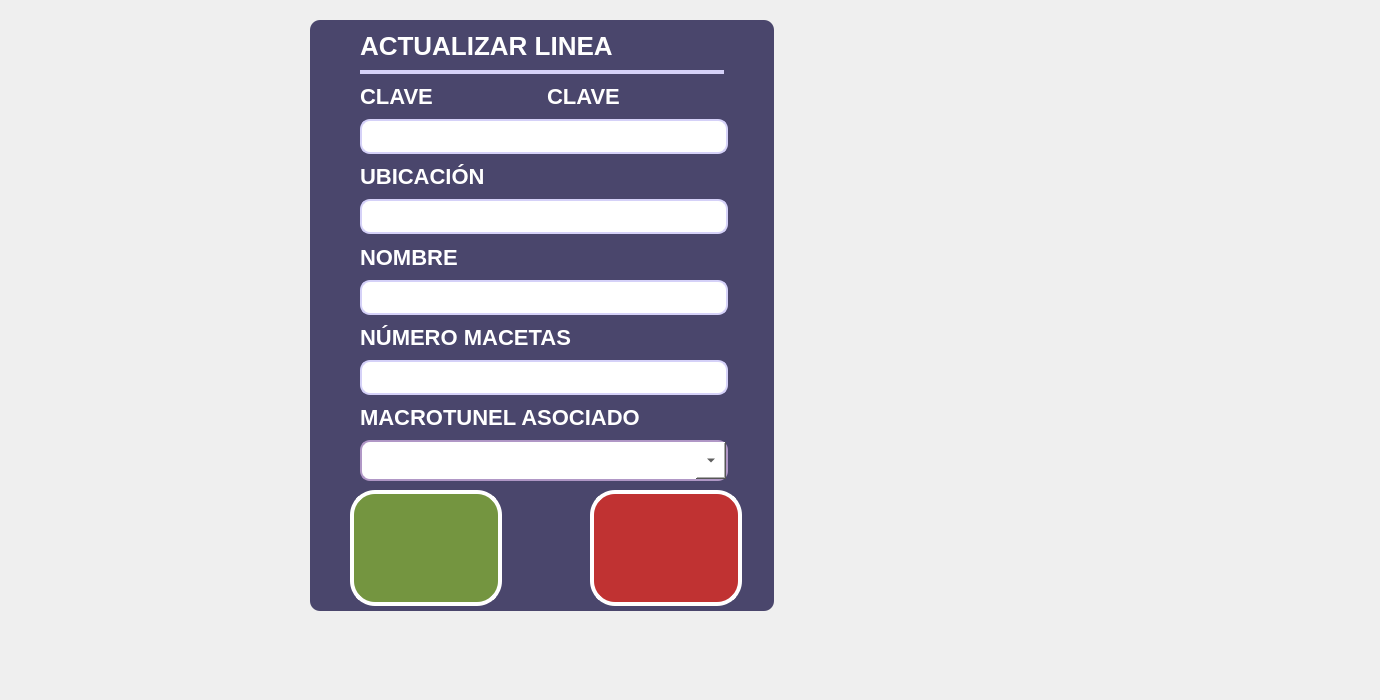
      <widget class="QWidget" name="page_20">
       <widget class="QLabel" name="Fondo_Lbl_19">
        <property name="geometry">
         <rect>
          <x>-50</x>
          <y>-20</y>
          <width>1371</width>
          <height>691</height>
         </rect>
        </property>
        <property name="font">
         <font>
          <family>Segoe UI</family>
          <pointsize>16</pointsize>
          <weight>75</weight>
          <bold>true</bold>
         </font>
        </property>
        <property name="styleSheet">
         <string notr="true">background-image: url(:/images/iconos/fondos/arandanos_fondo6.png);</string>
        </property>
        <property name="text">
         <string/>
        </property>
       </widget>
       <widget class="QWidget" name="widget_41" native="true">
        <property name="geometry">
         <rect>
          <x>300</x>
          <y>10</y>
          <width>481</width>
          <height>611</height>
         </rect>
        </property>
        <property name="styleSheet">
         <string notr="true"> border-radius: 10px; </string>
        </property>
        <widget class="QFrame" name="frame_4">
         <property name="geometry">
          <rect>
           <x>10</x>
           <y>10</y>
           <width>464</width>
           <height>591</height>
          </rect>
         </property>
         <property name="styleSheet">
          <string notr="true">background-color: rgb(74, 70, 108);
border-radius: 10px; </string>
         </property>
         <property name="frameShape">
          <enum>QFrame::StyledPanel</enum>
         </property>
         <property name="frameShadow">
          <enum>QFrame::Raised</enum>
         </property>
         <widget class="QLabel" name="ActualizarLinea_Lbl">
          <property name="geometry">
           <rect>
            <x>50</x>
            <y>10</y>
            <width>351</width>
            <height>31</height>
           </rect>
          </property>
          <property name="font">
           <font>
            <family>Segoe UI</family>
            <pointsize>-1</pointsize>
            <weight>81</weight>
            <bold>true</bold>
           </font>
          </property>
          <property name="styleSheet">
           <string notr="true">background-color: rgb(74, 70, 108);
color: white;  
font-family: &quot;Segoe UI&quot;;
font-size: 26px;
font-weight: 650; 


</string>
          </property>
          <property name="text">
           <string>ACTUALIZAR LINEA</string>
          </property>
         </widget>
         <widget class="QLabel" name="label_39">
          <property name="geometry">
           <rect>
            <x>50</x>
            <y>50</y>
            <width>364</width>
            <height>4</height>
           </rect>
          </property>
          <property name="styleSheet">
           <string notr="true">QLabel {
       background-color: rgb(213, 209, 248);
       border-radius: 20px;
       padding: 10px; 
    }</string>
          </property>
          <property name="text">
           <string/>
          </property>
         </widget>
         <widget class="QPushButton" name="ConfirmarLineaActualizada_Btn">
          <property name="geometry">
           <rect>
            <x>40</x>
            <y>470</y>
            <width>152</width>
            <height>116</height>
           </rect>
          </property>
          <property name="font">
           <font>
            <family>Segoe UI</family>
            <pointsize>16</pointsize>
            <weight>75</weight>
            <bold>true</bold>
           </font>
          </property>
          <property name="styleSheet">
           <string notr="true">QPushButton {

         background-color: #749540;
        /*border: 2px solid black;*/
		color: white;  /* Cambia el color de la fuente a blanco */
        border-radius: 25px;  /* Ajusta el valor para hacer las esquinas más o menos redondas */
        padding: 10px;  /* Ajusta el margen interno del QLabel */
		border: 4px solid white;
    }</string>
          </property>
          <property name="text">
           <string/>
          </property>
          <property name="icon">
           <iconset resource="../resources/resources.qrc">
            <normaloff>:/images/iconos/botones/check-mark.png</normaloff>:/images/iconos/botones/check-mark.png</iconset>
          </property>
          <property name="iconSize">
           <size>
            <width>92</width>
            <height>92</height>
           </size>
          </property>
         </widget>
         <widget class="QPushButton" name="Back_ActualizarLinea_Btn">
          <property name="geometry">
           <rect>
            <x>280</x>
            <y>470</y>
            <width>152</width>
            <height>116</height>
           </rect>
          </property>
          <property name="font">
           <font>
            <family>Segoe UI</family>
            <pointsize>16</pointsize>
            <weight>75</weight>
            <bold>true</bold>
           </font>
          </property>
          <property name="styleSheet">
           <string notr="true">QPushButton {

        background-color: #C03232;
        /*border: 2px solid black;*/
		color: white;  /* Cambia el color de la fuente a blanco */
        border-radius: 25px;  /* Ajusta el valor para hacer las esquinas más o menos redondas */
        padding: 10px;  /* Ajusta el margen interno del QLabel */
		border: 4px solid white;
    }</string>
          </property>
          <property name="text">
           <string/>
          </property>
          <property name="icon">
           <iconset resource="../resources/resources.qrc">
            <normaloff>:/images/iconos/botones/cerrar.png</normaloff>:/images/iconos/botones/cerrar.png</iconset>
          </property>
          <property name="iconSize">
           <size>
            <width>72</width>
            <height>72</height>
           </size>
          </property>
         </widget>
         <widget class="QWidget" name="gridLayoutWidget_5">
          <property name="geometry">
           <rect>
            <x>50</x>
            <y>60</y>
            <width>368</width>
            <height>401</height>
           </rect>
          </property>
          <layout class="QGridLayout" name="gridLayout_5">
           <item row="9" column="0" colspan="2">
            <widget class="QLabel" name="MacrotunelAsociado_Lbl_3">
             <property name="font">
              <font>
               <family>Segoe UI</family>
               <pointsize>-1</pointsize>
               <weight>81</weight>
               <bold>true</bold>
              </font>
             </property>
             <property name="styleSheet">
              <string notr="true">background-color: rgb(74, 70, 108);
color: white;  
font-family: &quot;Segoe UI&quot;;
font-size: 22px;
font-weight: 650; 


</string>
             </property>
             <property name="text">
              <string>MACROTUNEL ASOCIADO</string>
             </property>
            </widget>
           </item>
           <item row="5" column="0" colspan="2">
            <widget class="QLineEdit" name="ActualizarNombreLinea_lineEdit">
             <property name="styleSheet">
              <string notr="true">QLineEdit {
    border: 2px solid  rgb(213, 209, 248);  /* Borde color lila */
    border-radius: 10px;        /* Esquinas redondeadas */
    background-color: white;    /* Fondo blanco */
    padding: 5px;               /* Espaciado interno para que no se vea aplastado */
	font-family: &quot;Segoe UI Semibold&quot;, &quot;Arial&quot;, sans-serif;
    font-size: 16px;
    font-weight: 660;
	text-transform: uppercase;  /* &lt;- Esto fuerza mayúsculas */
}
</string>
             </property>
             <property name="text">
              <string/>
             </property>
            </widget>
           </item>
           <item row="1" column="0" colspan="2">
            <widget class="QLineEdit" name="ActualizarClaveLinea_lineEdit">
             <property name="styleSheet">
              <string notr="true">QLineEdit {
    border: 2px solid  rgb(213, 209, 248);  /* Borde color lila */
    border-radius: 10px;        /* Esquinas redondeadas */
    background-color: white;    /* Fondo blanco */
    padding: 5px;               /* Espaciado interno para que no se vea aplastado */
	font-family: &quot;Segoe UI Semibold&quot;, &quot;Arial&quot;, sans-serif;
    font-size: 16px;
    font-weight: 660;
	text-transform: uppercase;  /* &lt;- Esto fuerza mayúsculas */
}
</string>
             </property>
             <property name="text">
              <string/>
             </property>
            </widget>
           </item>
           <item row="10" column="0" colspan="2">
            <widget class="QComboBox" name="ActualizarMacrotunelAsociadoDeLinea_comboBox">
             <property name="styleSheet">
              <string notr="true">QComboBox {
    background-color: rgb(255, 255, 255);
    color: black;
    border: 2px solid rgb(176, 151, 198);
    /*border-radius: 20px;*/
    padding: 8px 15px;
    font-family: &quot;Segoe UI Semibold&quot;, &quot;Arial&quot;, sans-serif;
    font-size: 16px;
    font-weight: 660;
    min-width: 120px;
}

/* Estilo del botón desplegable (conserva la flecha nativa) */
QComboBox::drop-down {
    subcontrol-origin: padding;
    subcontrol-position: top right;
    width: 30px;  /* Ancho suficiente para la flecha */
}

/* Estilo del menú desplegable (popup) */
QComboBox QAbstractItemView {
    background-color: rgb(255, 255, 255);
    color: black;
    border: 2px solid rgb(176, 151, 198);
    font-family: &quot;Segoe UI Semibold&quot;, &quot;Arial&quot;, sans-serif;
    font-size: 18px;
    font-weight: 660;
    padding: 8px 15px;
    outline: 0;  /* Elimina el borde de enfoque punteado */
}

</string>
             </property>
            </widget>
           </item>
           <item row="0" column="0">
            <widget class="QLabel" name="ActualizarClaveLinea_Lbl">
             <property name="font">
              <font>
               <family>Segoe UI</family>
               <pointsize>-1</pointsize>
               <weight>81</weight>
               <bold>true</bold>
              </font>
             </property>
             <property name="styleSheet">
              <string notr="true">background-color: rgb(74, 70, 108);
color: white;  
font-family: &quot;Segoe UI&quot;;
font-size: 22px;
font-weight: 650; 





</string>
             </property>
             <property name="text">
              <string>CLAVE</string>
             </property>
            </widget>
           </item>
           <item row="2" column="0" colspan="2">
            <widget class="QLabel" name="ActualizarUbicacionFase_Lbl_2">
             <property name="font">
              <font>
               <family>Segoe UI</family>
               <pointsize>-1</pointsize>
               <weight>81</weight>
               <bold>true</bold>
              </font>
             </property>
             <property name="styleSheet">
              <string notr="true">background-color: rgb(74, 70, 108);
color: white;  
font-family: &quot;Segoe UI&quot;;
font-size: 22px;
font-weight: 650; 


</string>
             </property>
             <property name="text">
              <string>UBICACIÓN</string>
             </property>
            </widget>
           </item>
           <item row="4" column="0" colspan="2">
            <widget class="QLabel" name="ActualizarDecripcionLinea_Lbl">
             <property name="font">
              <font>
               <family>Segoe UI</family>
               <pointsize>-1</pointsize>
               <weight>81</weight>
               <bold>true</bold>
              </font>
             </property>
             <property name="styleSheet">
              <string notr="true">background-color: rgb(74, 70, 108);
color: white;  
font-family: &quot;Segoe UI&quot;;
font-size: 22px;
font-weight: 650; 


</string>
             </property>
             <property name="text">
              <string>NOMBRE</string>
             </property>
            </widget>
           </item>
           <item row="0" column="1">
            <widget class="QLabel" name="idLinea_Lbl">
             <property name="font">
              <font>
               <family>Segoe UI</family>
               <pointsize>-1</pointsize>
               <weight>81</weight>
               <bold>true</bold>
              </font>
             </property>
             <property name="styleSheet">
              <string notr="true">background-color: rgb(74, 70, 108);
color: white;  
font-family: &quot;Segoe UI&quot;;
font-size: 22px;
font-weight: 650; 


</string>
             </property>
             <property name="text">
              <string>CLAVE</string>
             </property>
            </widget>
           </item>
           <item row="3" column="0" colspan="2">
            <widget class="QLineEdit" name="ActualizarUbicacionLinea_lineEdit">
             <property name="styleSheet">
              <string notr="true">QLineEdit {
    border: 2px solid  rgb(213, 209, 248);  /* Borde color lila */
    border-radius: 10px;        /* Esquinas redondeadas */
    background-color: white;    /* Fondo blanco */
    padding: 5px;               /* Espaciado interno para que no se vea aplastado */
	font-family: &quot;Segoe UI Semibold&quot;, &quot;Arial&quot;, sans-serif;
    font-size: 16px;
    font-weight: 660;
	text-transform: uppercase;  /* &lt;- Esto fuerza mayúsculas */
}
</string>
             </property>
             <property name="text">
              <string/>
             </property>
            </widget>
           </item>
           <item row="7" column="0" colspan="2">
            <widget class="QLabel" name="CrearDecripcionLinea_Lbl_3">
             <property name="font">
              <font>
               <family>Segoe UI</family>
               <pointsize>-1</pointsize>
               <weight>81</weight>
               <bold>true</bold>
              </font>
             </property>
             <property name="styleSheet">
              <string notr="true">background-color: rgb(74, 70, 108);
color: white;  
font-family: &quot;Segoe UI&quot;;
font-size: 22px;
font-weight: 650; 




</string>
             </property>
             <property name="text">
              <string>NÚMERO MACETAS</string>
             </property>
            </widget>
           </item>
           <item row="8" column="0" colspan="2">
            <widget class="QLineEdit" name="ActualizarNumMacetasLinea_lineEdit">
             <property name="styleSheet">
              <string notr="true">QLineEdit {
    border: 2px solid  rgb(213, 209, 248);  /* Borde color lila */
    border-radius: 10px;        /* Esquinas redondeadas */
    background-color: white;    /* Fondo blanco */
    padding: 5px;               /* Espaciado interno para que no se vea aplastado */
	font-family: &quot;Segoe UI Semibold&quot;, &quot;Arial&quot;, sans-serif;
    font-size: 16px;
    font-weight: 660;
	text-transform: uppercase;  /* &lt;- Esto fuerza mayúsculas */
}
</string>
             </property>
            </widget>
           </item>
          </layout>
         </widget>
        </widget>
       </widget>
      </widget>
